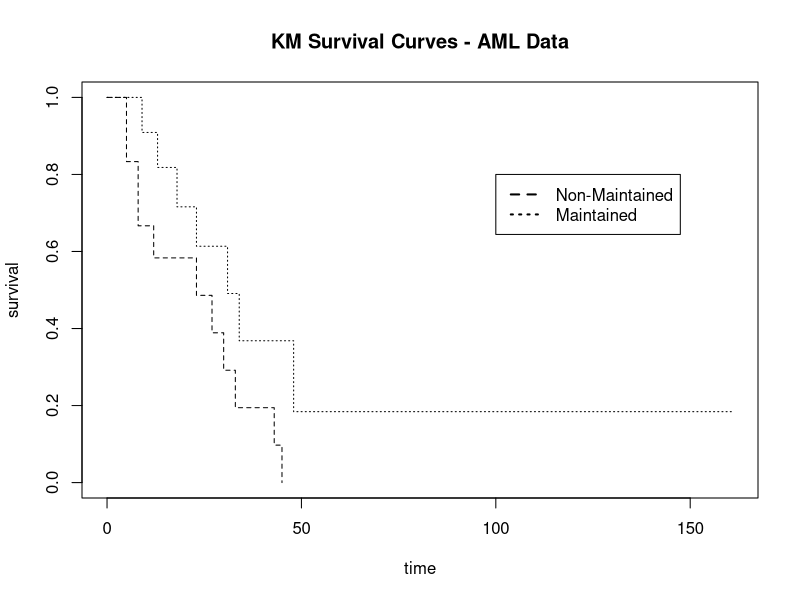
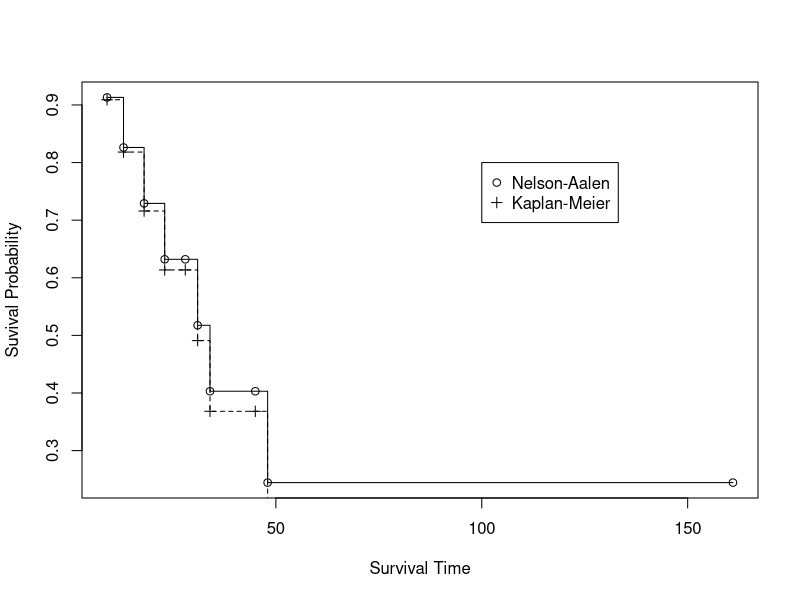

The R source for these figures, in order:
# Homework 10 R code

require(survival)

# Problem 1
# take a look at the data - it is not that big
aml

# Problem 2 - I give the result you need
# in the problem but go ahead and run this 
# code as you will use aml.obj below.
# Create the survival object
aml.obj<-Surv(aml$time,aml$status)
# Maintained times
aml.obj[1:11]
# Nonmaintained times
aml.obj[12:23]




# Problem 3
fitKM<-survfit(aml.obj~x,data=aml,conf.type="log-log")
print(fitKM,print.rmean=T)
summary(fitKM)
plot(fitKM,lty=3:2,xlab="time",ylab="survival")
legend(100,0.8,c("Non-Maintained","Maintained"),lty=2:3,lwd=2)
title(main="KM Survival Curves - AML Data")

# Problem 5
survdiff(Surv(time,status)~x,aml)

# Problem 7 
fitNA<-survfit(coxph(aml.obj[1:11]~1,data=aml[1:11,]),type="aalen")
plot(fitNA$time,fitNA$surv,type="s",xlab="Survival Time",
ylab="Suvival Probability")
points(fitNA$time,fitNA$surv,pch=1)
lines(fitKM$time[1:9],fitKM$surv[1:9],type="s",lty=2)
points(fitKM$time[1:9],fitKM$surv[1:9],pch=3)
legend(100,0.8,c("Nelson-Aalen","Kaplan-Meier"),pch=c(1,3))
summary(fitNA)

# Problem 8
fit.cox<-coxph(aml.obj~x,data=aml)
summary(fit.cox)